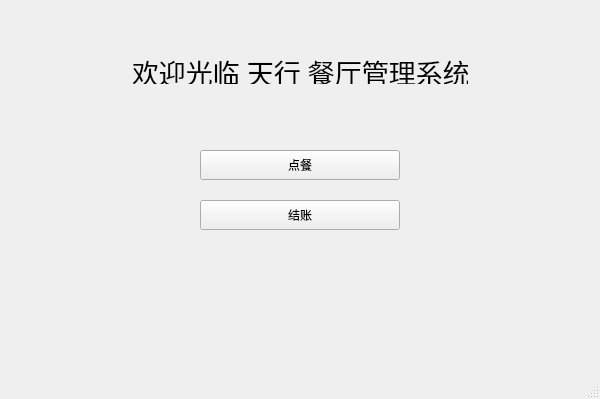
<?xml version="1.0" encoding="UTF-8"?>
<ui version="4.0">
 <class>MainWindow</class>
 <widget class="QMainWindow" name="MainWindow">
  <property name="geometry">
   <rect>
    <x>0</x>
    <y>0</y>
    <width>600</width>
    <height>399</height>
   </rect>
  </property>
  <property name="windowTitle">
   <string>MainWindow</string>
  </property>
  <widget class="QWidget" name="centralwidget">
   <widget class="QLabel" name="label">
    <property name="geometry">
     <rect>
      <x>132</x>
      <y>60</y>
      <width>336</width>
      <height>24</height>
     </rect>
    </property>
    <property name="font">
     <font>
      <family>Agency FB</family>
      <pointsize>20</pointsize>
     </font>
    </property>
    <property name="text">
     <string>欢迎光临 天行 餐厅管理系统</string>
    </property>
   </widget>
   <widget class="QPushButton" name="pushButton">
    <property name="geometry">
     <rect>
      <x>200</x>
      <y>200</y>
      <width>200</width>
      <height>30</height>
     </rect>
    </property>
    <property name="text">
     <string>结账</string>
    </property>
   </widget>
   <widget class="QPushButton" name="pushButton_2">
    <property name="geometry">
     <rect>
      <x>200</x>
      <y>150</y>
      <width>200</width>
      <height>30</height>
     </rect>
    </property>
    <property name="text">
     <string>点餐</string>
    </property>
   </widget>
  </widget>
  <widget class="QMenuBar" name="menubar">
   <property name="geometry">
    <rect>
     <x>0</x>
     <y>0</y>
     <width>600</width>
     <height>23</height>
    </rect>
   </property>
  </widget>
  <widget class="QStatusBar" name="statusbar"/>
 </widget>
 <resources/>
 <connections/>
</ui>
